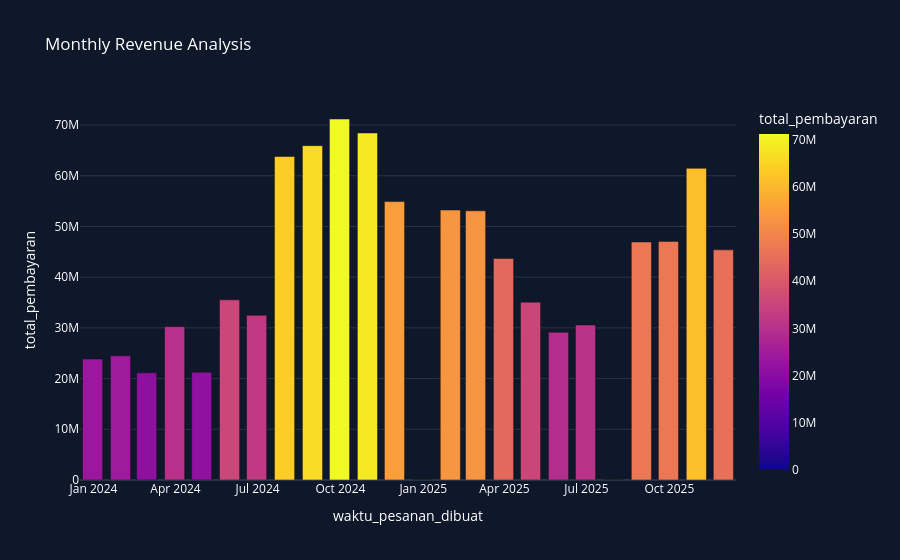

The notebook cell saved with this chart:
### Markdown cell above
VISUAL

### Code cell
fig = px.bar(
    monthly_sales,
    x='waktu_pesanan_dibuat',
    y='total_pembayaran',
    title='Monthly Revenue Analysis',
    template='plotly_dark',
    color='total_pembayaran'
)

fig.update_layout(
    paper_bgcolor='#0F172A',
    plot_bgcolor='#0F172A',
    font_color='white'
)

fig.show()

### Figure 1 — Plotly figure (JSON) as saved in the notebook; plotly's stock layout.template omitted (floating-point values rounded to 4 significant figures)
{"data": [{"hovertemplate": "waktu_pesanan_dibuat=%{x}<br>total_pembayaran=%{marker.color}<extra></extra>", "legendgroup": "", "marker": {"color": [23850125, 24492481, 21141376, 30259734, 21260662, 35530574, 32465925, 63791545, 65939126, 71193097, 68444255, 54907940, 0, 53240632, 53088026, 43689770, 35077659, 29139406, 30576496, 0, 46950416, 47056602, 61464654, 45388311], "coloraxis": "coloraxis", "pattern": {"shape": ""}}, "name": "", "orientation": "v", "showlegend": false, "textposition": "auto", "type": "bar", "x": ["2023-12-31T00:00:00.000000000", "2024-01-31T00:00:00.000000000", "2024-02-29T00:00:00.000000000", "2024-03-31T00:00:00.000000000", "2024-04-30T00:00:00.000000000", "2024-05-31T00:00:00.000000000", "2024-06-30T00:00:00.000000000", "2024-07-31T00:00:00.000000000", "2024-08-31T00:00:00.000000000", "2024-09-30T00:00:00.000000000", "2024-10-31T00:00:00.000000000", "2024-11-30T00:00:00.000000000", "2024-12-31T00:00:00.000000000", "2025-01-31T00:00:00.000000000", "2025-02-28T00:00:00.000000000", "2025-03-31T00:00:00.000000000", "2025-04-30T00:00:00.000000000", "2025-05-31T00:00:00.000000000", "2025-06-30T00:00:00.000000000", "2025-07-31T00:00:00.000000000", "2025-08-31T00:00:00.000000000", "2025-09-30T00:00:00.000000000", "2025-10-31T00:00:00.000000000", "2025-11-30T00:00:00.000000000"], "xaxis": "x", "y": [23850125, 24492481, 21141376, 30259734, 21260662, 35530574, 32465925, 63791545, 65939126, 71193097, 68444255, 54907940, 0, 53240632, 53088026, 43689770, 35077659, 29139406, 30576496, 0, 46950416, 47056602, 61464654, 45388311], "yaxis": "y"}], "layout": {"barmode": "relative", "coloraxis": {"colorbar": {"title": {"text": "total_pembayaran"}}, "colorscale": [[0, "#0d0887"], [0.1111, "#46039f"], [0.2222, "#7201a8"], [0.3333, "#9c179e"], [0.4444, "#bd3786"], [0.5556, "#d8576b"], [0.6667, "#ed7953"], [0.7778, "#fb9f3a"], [0.8889, "#fdca26"], [1, "#f0f921"]]}, "font": {"color": "white"}, "legend": {"tracegroupgap": 0}, "paper_bgcolor": "#0F172A", "plot_bgcolor": "#0F172A", "title": {"text": "Monthly Revenue Analysis"}, "xaxis": {"anchor": "y", "domain": [0, 1], "title": {"text": "waktu_pesanan_dibuat"}}, "yaxis": {"anchor": "x", "domain": [0, 1], "title": {"text": "total_pembayaran"}}}}
